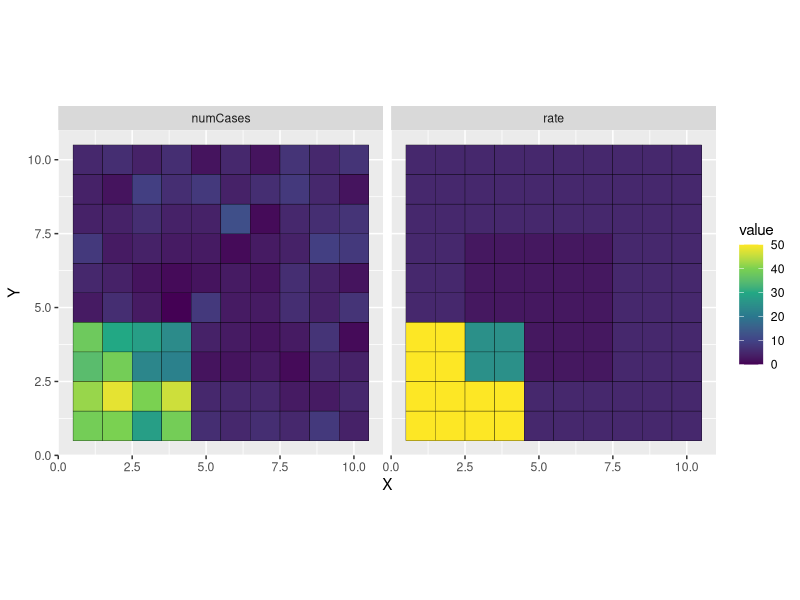
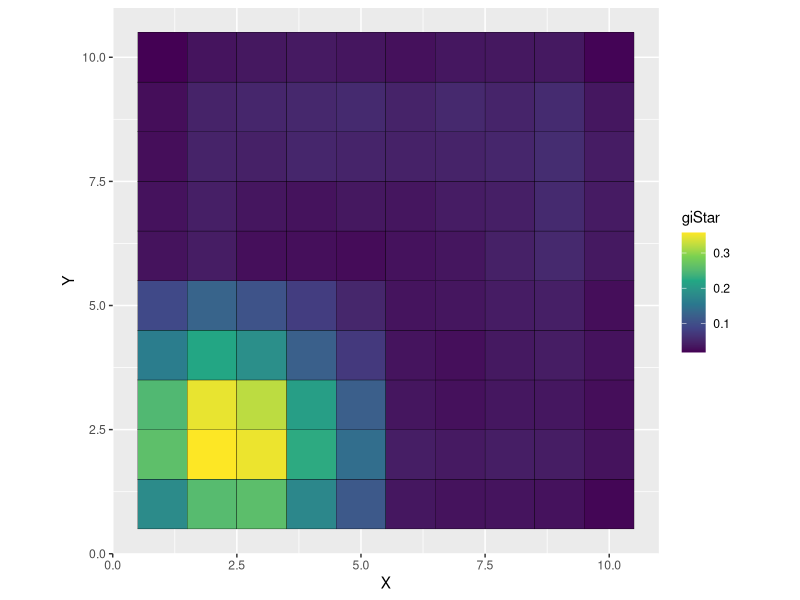
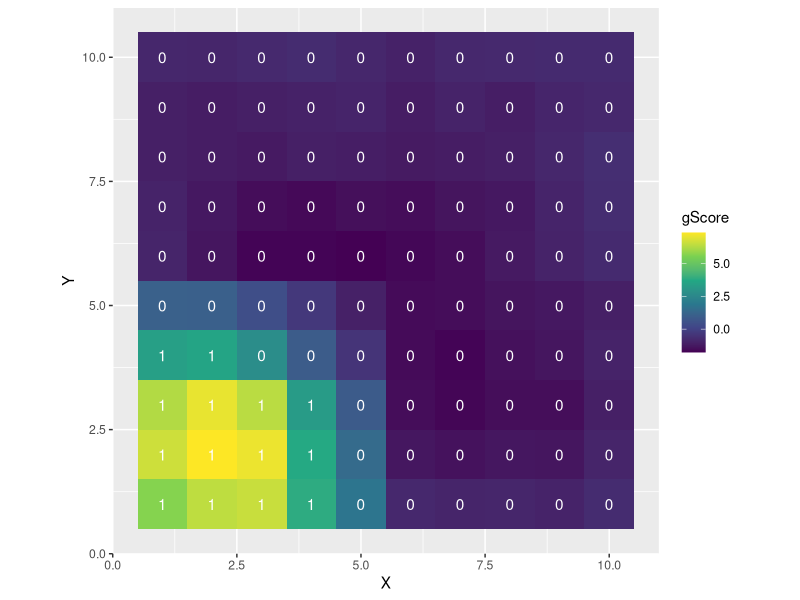

These charts were generated, in order, by the following R code:
## ---- chunk 1
library(tidyverse)
library(spdep)
## ---- chunk 2
makeSquareGrid <- function(D) {
  x_coords <- 1:D
  y_coords <- 1:D

  ## The expand.grid function creates a data frame
  ## with all possible combinations of the
  ## input elements
  grid_df <- expand.grid(x_coords, y_coords)

  ## Set the variable names
  colnames(grid_df) <- c("X", "Y")

  ## Each cell also gets a unique ID from 1:D^2
  grid_df$cellID <- 1:nrow(grid_df)

  return(grid_df)
}
## ---- chunk 3
overlappingRiskGrid <- function(D, N, alpha = 1, tl = 2.0, center = 2.0) {
  grid_df <- makeSquareGrid(D)

  grid_df$N <- N

  ## This is the background, per-capita rate in each
  ## cell of our city
  baseline_per_capita <- alpha

  ## This is the relative risk of the outcome for individuals
  ## in the top-left qudrant
  top_left_rr <- tl

  ## This is the relative risk of the outcome for
  ## individuals living towards the center of the
  ## simulated city
  center_rr <- center

  ## Here, we initialize a variable for the per-capita rate
  ## within each cell
  grid_df$rate <- 0

  ## Make the middle risk area 4 x 4 and the top-left area also 4x4

  center_low_xy <- round(D / 2) - 2
  center_high_xy <- round(D / 2) + 2

  ## This is just filling in the per-capita rates for each cell
  ## as a function of where they are on the grid (assuming a 10 x 10 grid)
  grid_df <- grid_df %>%
    mutate(rate = case_when(between(X, 1, 4) & between(Y, 1, 4) ~ baseline_per_capita * top_left_rr,
      .default = baseline_per_capita
    )) %>%
    mutate(rate = case_when(between(X, center_low_xy, center_high_xy) & between(Y, center_low_xy, center_high_xy) ~ rate * center_rr,
      .default = rate
    ))

  ## Now we can also draw the number of cases observed in
  ## each grid cell
  grid_df <- grid_df %>%
    mutate(p_disease = 1 - exp(-rate / N))

  ## Simulate the observed number of cases in each cell
  ## as a function of the population size (N) and probability of diseaw
  grid_df$numCases <- rbinom(nrow(grid_df), grid_df$N, grid_df$p_disease)

  return(grid_df)
}
## ---- chunk 4
D <- 10 # <1>
cityData <- overlappingRiskGrid(D, 100, 5, 10, 0.5) # <2>
cityDataLong <- cityData %>% # <3>
  pivot_longer(c(rate, numCases)) # <3>

g <- ggplot(cityDataLong) + # <4>
  geom_tile(aes(x = X, y = Y, fill = value), colour = "black") + # <4>
  coord_equal() + # <4>
  facet_wrap(~name) + # <4>
  scale_fill_viridis_c() # <4>

plot(g)
## ---- chunk 5
gridNeighbors <- include.self( # <1> 
  cell2nb(D, D, type = "queen", torus = FALSE)
);

nbw <- nb2listw(gridNeighbors, style = "B") #<2>

num_loc <- length(nbw$neighbours) # <3>
gi_vals <- rep(0, num_loc) #<3>

totalCases <- sum(cityData$numCases) #<4>

for (i in 1:num_loc) { #<5>
  neighborIndices <- nbw$neighbours[[i]] #<6>
  weights <- nbw$weights[[i]] #<7> 
  gi_vals[[i]] <- sum(cityData$numCases[neighborIndices] *
    weights) / totalCases #<8>
}
## ---- chunk 6
cityData$giStar <- gi_vals
g <- ggplot(cityData) +
  geom_tile(aes(x = X, y = Y, fill = giStar), colour = "black") +
  coord_equal() +
  scale_fill_viridis_c()

plot(g)
## ---- chunk 7
gridNeighbors <- include.self(cell2nb(D, D, type = "queen", torus = FALSE))
xyc <- attr(gridNeighbors, "region.id")

## Extracts the x,y coords of each cell
xy <- matrix(as.integer(unlist(strsplit(xyc, ":"))), ncol = 2, byrow = TRUE)

xy <- data.frame(x = xy[, 1], y = xy[, 2])

gridNeighborList <- nb2listw(gridNeighbors, zero.policy = TRUE, style = "B")

localGEst <- localG(cityData$numCases, gridNeighborList)

cityData$cluster <- attr(localGEst, "cluster")
cityData$gScore <- as.vector(localGEst)
cityData$sig <- as.numeric(abs(as.vector(localGEst)) > 3.2)
## ---- chunk 8
g <- ggplot(cityData, aes(x = X, y = Y)) +
  geom_tile(aes(fill = gScore)) +
  geom_text(aes(label = sig), color = "white") +
  coord_equal() +
  scale_fill_viridis_c()

plot(g)
